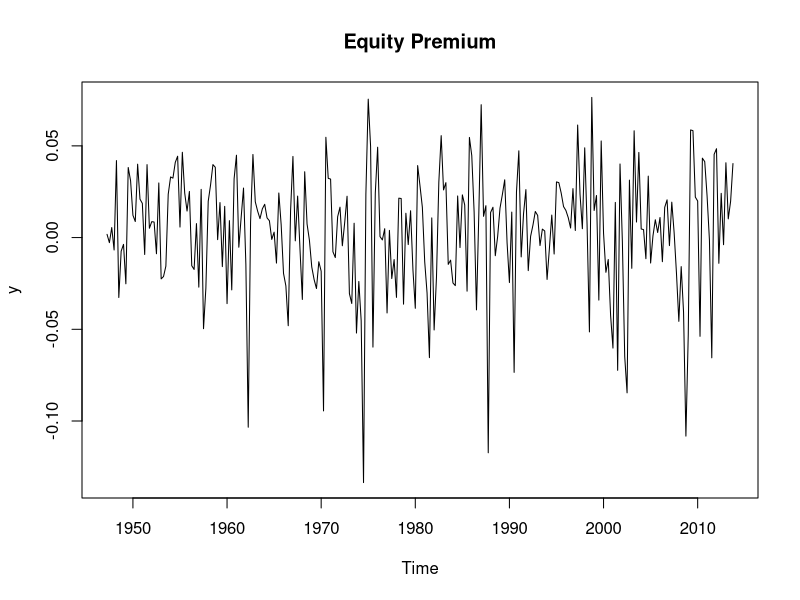
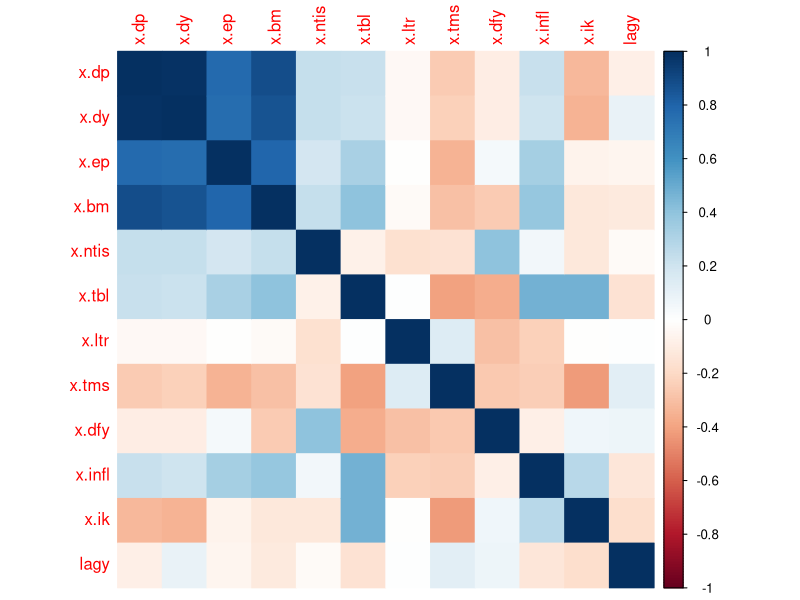
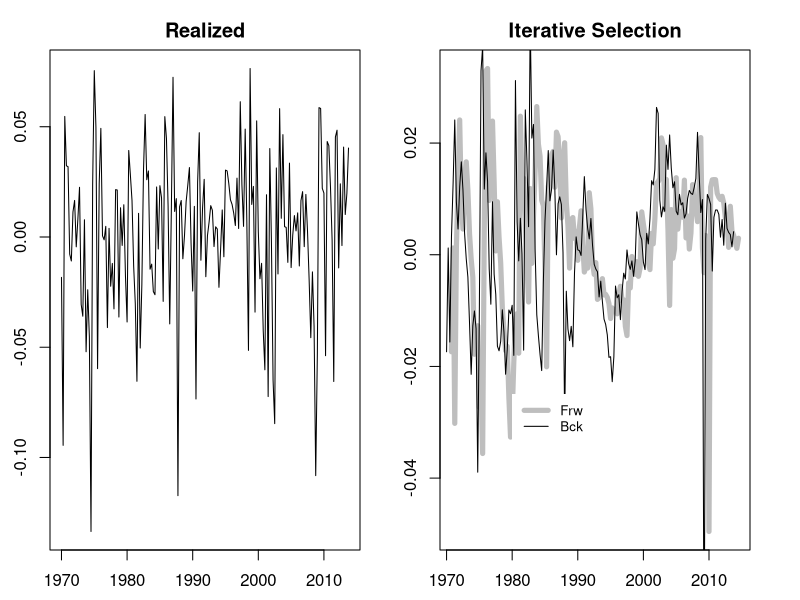

Recreate these plots in R, in order. (Note: this script raises an error after producing the figures.)
#Magdalena Cornejo
#Clase PrÃ¡ctica 2
#Model Selection

#install.packages("forecast")
#install.packages("glmnet") # Este paquete lo necesitamos para LASSO
#install.packages("corrplot") # Este paquete lo necesitamos para graficar la matriz de correlaciones
#install.packages("caret") #Classification And REgression Training

rm(list=ls()) 
library(glmnet)
library(corrplot)
library(forecast)
library(caret)

#setwd("C:/Users/Magdalena Cornejo/Dropbox/Cursos/Forecasting - BCU 2020/Modulo 2/Clase 2 (SincrÃ³nica)")
data <- read.csv("sample.csv")
#como predice yt+1 toma y desde el segundo dato
y <- ts(data$y[2:268], start = c(1947,2), frequency = 4)
ts.plot(y, main = "Equity Premium")
#consecuentemente, no toma el último dato de X
x <- as.matrix(data[1:267,3:13]) #matriz de variables independientes (laguedas un perÃ�odo)
#salva x como matriz para que corra corrplot
#dentro del conjunto de predictores voy a agregar el primer rezago de y:
lagy <- ts(data$y[1:267], start = c(1947,2), frequency = 4)
#podría haber trabajado con lag(y)
#x y lagy tienen la misma longitud, las conforma
x <- cbind(x, lagy)

#Mapa de calor (correlaciones)
corrplot(cor(x), method="color")
x <- ts(x, start = c(1947,2), frequency = 4)

#PRONOSTICOS RECURSIVOS
#Ventana inicial: 1947Q1-1969Q4
#Out-of-sample: 1970Q1-2013Q4 (T=176)
#PronÃ³sticos un paso adelante y reevalúa los parámetros
time(y) #me muestra cómo R almacena los datos de ahí el 1969.75

#Stepwise Selection
#selecciona los modelos con la funcion step que minimiza un criterio de info
#podría utilizarse otra librería, olsrr y la función ols_step_both_p() 
#que maximiza la significatividad del regresor al momento de evaluar su inclusión
#Backward: pronÃ³sticos recursivos
fcst.backward<-matrix(0, nrow = 176, ncol = 1)  #armo un vector donde voy a ir almacenando los pronÃ³sticos
fcst.backward <- ts(fcst.backward, start=c(1970,1), frequency = 4)
for(i in 1:176){
  y.train <- window(y, end = 1969.75 + (i-1)/4) #window es como un slice
  x.train <- window(x, end = 1969.75 + (i-1)/4) #va cambiando la ventana de entrenamiento y predicc
  x.test <- window(x, start = 1970 + (i-1)/4)
  #parte del full (.)
  #trace = FALSE evita el reporte de lo smodelos
  step.model <- step(lm(y.train~., data=x.train), direction = "backward", trace = FALSE)
  fcst.backward[i,] <- predict(step.model, newdata = x.test)[1]  #sólo retiene el pronóstico a un paso
}


#Forward: pronÃ³sticos recursivos
#parto del modelo lm = f(cte) y voy agregando parámetros
fcst.forward <- matrix(0, nrow = 176, ncol = 1)  #armo un vector donde voy a ir almacenando los pronÃ³sticos
fcst.forward <- ts(fcst.forward, start=c(1970,4), frequency = 4)
for(i in 1:176){
  y.train <- window(y, end = 1969.75 + (i-1)/4)
  x.train <- window(x, end = 1969.75 + (i-1)/4)
  x.test <- window(x, start = 1970 + (i-1)/4)
  full.model <- formula(lm(y.train~.,data = x.train))
  step.model <- step(lm(y.train~1, data=x.train), direction = "forward", trace = FALSE, scope = full.model)
  fcst.forward[i,] <- predict(step.model, newdata = x.test)[1]
}

#GRAFICOS
y.test <- window(y, start = c(1970,1))
par(mfrow=c(1,2), oma=c(0.5,0.5,0.5,0.5), mar=c(2,2,2,2))
plot(y.test, main="Realized", ylab = "", xlab = "")
plot(fcst.forward, col = "grey", lwd = 5, main="Iterative Selection", ylab = "", xlab = "")
lines(fcst.backward)
legend(1980, -0.025, legend=c("Frw", "Bck"), col=c("grey", "black"), lwd = c(5,1), box.lty=0, ncol = 1, cex = 0.8, y.intersp=1)

#LASSO: Least Absolute Shrinkage and Selection Operator
#funciÃ³n glmnet() con alpha=1
#Probamos con 2 variantes de lambda. En los Ãºltimos dos seguimos la sugerencia de Belloni y Chernozhukov (2011) para c=0.002 y c=0.006
# c cercano a 0 para que no anulo los predictores

#PronÃ³sticos recursivos de la regresiÃ³n LASSO con lambda1
#glmnet corre lasso, se guarda el primer predictor solamente
fcst.lasso1<-matrix(0, nrow = 176, ncol = 1)  #armo un vector donde voy a ir almacenando los pronÃ³sticos
for(i in 1:176){
  y.train <- window(y, end = 1969.75 + (i-1)/4)
  x.train <- window(x, end = 1969.75 + (i-1)/4)
  x.test <- window(x, start = 1970 + (i-1)/4)
  reg <- lm(y.train~as.matrix(x.train))
  sigma <- sqrt(sum(reg$residuals^2)/(length(y.train)-12-1)) 
  lambda1 <- 2*0.002*sigma*sqrt(length(y.train))*qnorm(1-0.05/2*12)^(-1)
  refit.lasso1 <- glmnet(x.train, y.train, alpha = 1, lambda = lambda1)
  fcst.lasso1[i,] <- predict(refit.lasso1, s = lambda1, newx = x.test)[1]
}

fcst.lasso1 <- ts(fcst.lasso1, start=c(1970,1), frequency = 4)

#PronÃ³sticos recursivos de la regresiÃ³n LASSO con lambda2
fcst.lasso2<-matrix(0, nrow = 176, ncol = 1)  #armo un vector donde voy a ir almacenando los pronÃ³sticos
for(i in 1:176){
  y.train <- window(y, end = 1969.75 + (i-1)/4)
  x.train <- window(x, end = 1969.75 + (i-1)/4)
  x.test <- window(x, start = 1970 + (i-1)/4)
  reg <- lm(y.train~x.train)
  sigma <- sqrt(sum(reg$residuals^2)/(length(y.train)-12-1)) 
  lambda2 <- 2*0.006*sigma*sqrt(length(y.train))*qnorm(1-0.05/2*12)^(-1)
  refit.lasso2 <- glmnet(x.train, y.train, alpha = 1, lambda = lambda2)
  fcst.lasso2[i,] <- predict(refit.lasso2, s = lambda2, newx = x.test)[1]
}

fcst.lasso2 <- ts(fcst.lasso2, start=c(1970,1), frequency = 4)

#GRAFICOS
y.test <- window(y, start = c(1970,1))
par(mfrow=c(1,2), oma=c(0.5,0.5,0.5,0.5), mar=c(2,2,2,2))
plot(y.test, main="Realized", ylab = "", xlab = "")
plot(fcst.lasso1, col = "grey", lwd = 5, main="Lasso", ylab = "", xlab = "")
lines(fcst.lasso2)
legend(1981, -0.008, legend=c("c=0.002", "c=0.006"), col=c("grey", "black"), lwd = c(5,1), box.lty=0, ncol = 1, cex = 0.8, y.intersp=1)

#PM (the prevailing mean model) -> BENCHMARK
fcst.pm<-matrix(0, nrow = 176, ncol = 1)  #armo un vector donde voy a ir almacenando los pronÃ³sticos
for(i in 1:176){
  y.train <- window(y, end = 1969.75 + (i-1)/4)
  fcst.pm[i,] <- mean(y.train)
}

fcst.pm <- ts(fcst.pm, start = c(1970,1), frequency = 4)

#GRAFICOS
y.test <- window(y, start = c(1970,1))
par(mfrow=c(1,2), oma=c(0.5,0.5,0.5,0.5), mar=c(2,2,2,2))
plot(y.test, main="Realized", ylab = "", xlab = "")
plot(fcst.pm, col = "grey", lwd = 5, main="Prevailing Mean", ylab = "", xlab = "", type = "l")


#ACCURACY MEASURES
accuracy(fcst.forward, y.test)
accuracy(fcst.backward, y.test)
accuracy(fcst.lasso1, y.test)
accuracy(fcst.lasso2, y.test)
accuracy(fcst.pm, y.test)

#TEST DE DIEBOLD-MARIANO
#tengo que construirme la serie de errores de pronÃ³stico de cada modelo
e.fcst.forward <- as.numeric(y.test)-as.numeric(fcst.forward)
e.fcst.backward <- as.numeric(y.test)-as.numeric(fcst.backward)
e.fcst.lasso1 <- as.numeric(y.test)-as.numeric(fcst.lasso1)
e.fcst.lasso2 <- as.numeric(y.test)-as.numeric(fcst.lasso2)
e.fcst.pm <- as.numeric(y.test)-as.numeric(fcst.pm)

#contrasto a cada uno de los modelos respecto del benchmark (media histórica)
#H0 es comparar errores de pronóstico de j son en media equivalentes al benchmark
#es un test de diferencias de medias(?)
#no da diferencias significativas
#power define la funcion cuadrática o lineal de los errores, z defecto cuadrática
#se recom
dm.test(e.fcst.forward, e.fcst.pm, alternative = "two.sided", power = 2)
dm.test(e.fcst.backward, e.fcst.pm, alternative = "two.sided", power = 2)
dm.test(e.fcst.lasso1, e.fcst.pm, alternative = "two.sided", power = 2)
dm.test(e.fcst.lasso2, e.fcst.pm, alternative = "two.sided", power = 2)